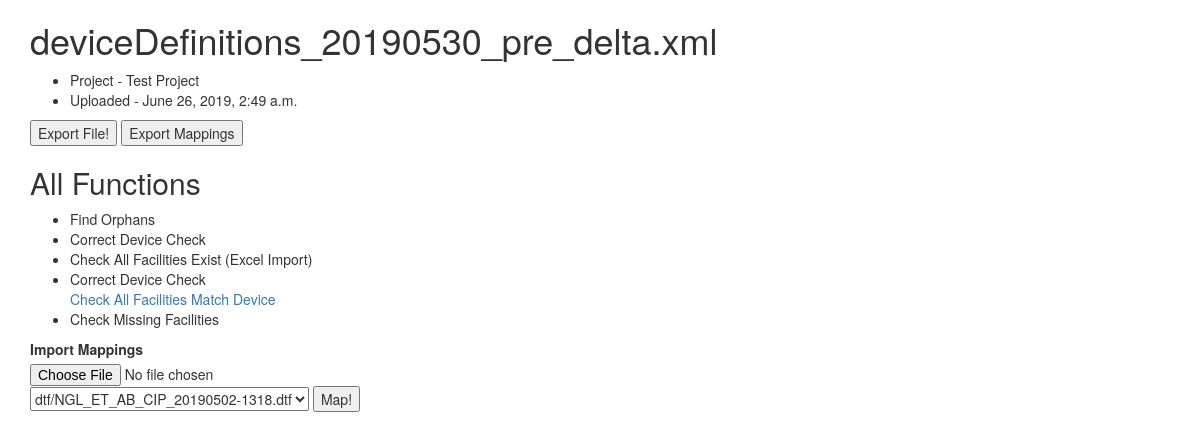
Page /files/dds/8/ on the committed database.
### files/models.py (models this page shows, shortened)
class DDS(models.Model):
    file = models.FileField(upload_to='dds/')
    uploaded = models.DateTimeField(auto_now=True)
    last_update = models.DateTimeField(auto_now=True)
    project = models.ForeignKey(Project, on_delete=models.CASCADE)
    @property
    def base_file(self):
        return os.path.basename(str(self.file))
    @property
    def export_url(self):
        return "http://127.0.0.1:8000/files/dds/export/?id={}".format(self.pk)

### projects/models.py (models this page shows)
class Project(models.Model):
    name = models.CharField(max_length=124)
    def __str__(self):
        return self.name

### files/views.py (the view)
# urls.py: path('dds/<int:pk>/', DDSDetailView.as_view()),
class DDSDetailView(DetailView):
    queryset = DDS.objects.all()
    def get_context_data(self, **kwargs):
        data = super().get_context_data(**kwargs)
        device = DeviceDef("{}/{}".format("media", str(self.object.file)))
        data['incorrect_dev'] = device.correct_dev_check()
        data['unmapped'] = device.mapped_fac_check()
        data['dtfs'] = DTF.objects.all()
        return data

### cygdevices/device.py (called while the page is built, shortened)
    def create_xml(self):
        parser = etree.XMLParser(remove_blank_text=True)
        tree = etree.parse(self.device_xml_path, parser)
        root = tree.getroot()
        self.xml = root

    def mapped_fac_check(self):
        unmapped = []
        return unmapped

    def correct_dev_check(self):
        non_matches = []
        return non_matches

### files/templates/files/dds_detail.html (shortened to what this page needs)
<!DOCTYPE html>
<html lang="en">
<head>
    <link rel="stylesheet" href="https://maxcdn.bootstrapcdn.com/bootstrap/3.4.0/css/bootstrap.min.css">
</head>
<body>
<div id="left" class="container">
    <h1>{{ dds.base_file }}</h1>
    <ul>
        <li>Project - {{ dds.project }}</li>
        <li>Uploaded - {{ dds.uploaded }}</li>
    </ul>
    <button onclick="window.location.href = '{{ dds.export_url }}';">Export File!</button>
    <button onclick="window.location.href = '{% url 'files:dds_mappings_export' %}';">Export Mappings
    </button>
    <div>
        <h2>All Functions</h2>
        <ul>
            <li>Find Orphans</li>
            <li>
                <div class="dds-util" data-type="unmapped" data-id="{{ dds.pk }}"
                     data-url="{% url 'files:correct_dec_check' %}?id={{ dds.pk }}">
                    Correct Device Check
                </div>
            </li>
            <li>Check All Facilities Exist (Excel Import)</li>
            <li>
                <div class="dds-util" data-type="unmapped" data-id="{{ dds.pk }}"
                     data-url="{% url 'files:correct_dec_check' %}?id={{ dds.pk }}">
                    Correct Device Check
                </div>
                <a href="{% url 'files:correct_dec_check' %}?id={{ dds.pk }}">Check All Facilities Match Device</a>
            </li>
            <li>
                <div class="dds-util" data-type="unmapped" data-id="{{ dds.pk }}"
                     data-url="{% url 'files:unmapped_facs' %}">
                    Check Missing Facilities
                </div>
            </li>
        </ul>
    </div>
    <form method="post" enctype="multipart/form-data" action="{% url 'files:dds_add_mappings' %}" id="dds-mapping">
        <label>Import Mappings</label>
        <input type="file" name="mappings">
        <select name="dtf-id">
            {% if dtfs %}
                {% for d in dtfs %}
                    <option value="{{ d.pk }}">{{ d.file }}</option>
                {% endfor %}
            {% endif %}
        </select>
        <button type="submit">Map!</button>
    </form>
</div>
</body>
</html>

### rows in the picture
DDS: base_file "deviceDefinitions_20190530_pre_delta.xml", project "Test Project", uploaded "June 26, 2019, 2:49 a.m."

### other values in the picture
form field dtf-id "dtf/NGL_ET_AB_CIP_20190502-1318.dtf"
